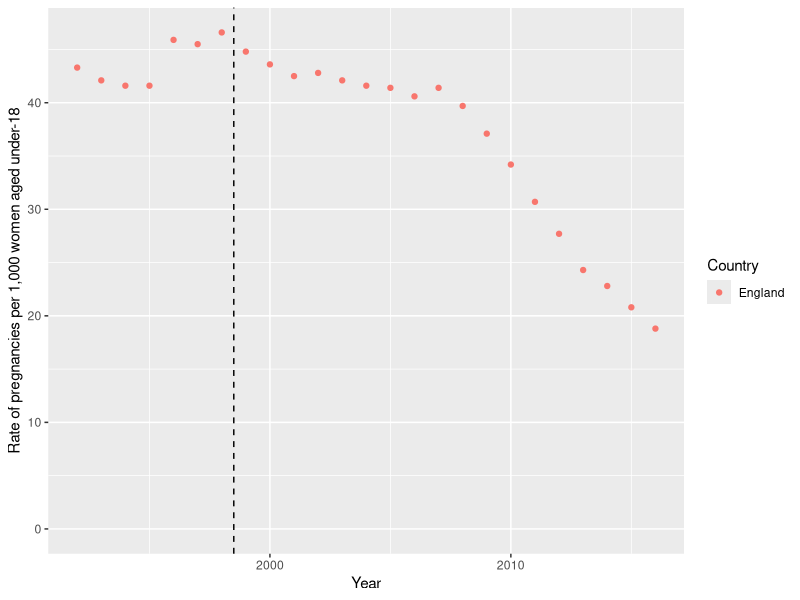
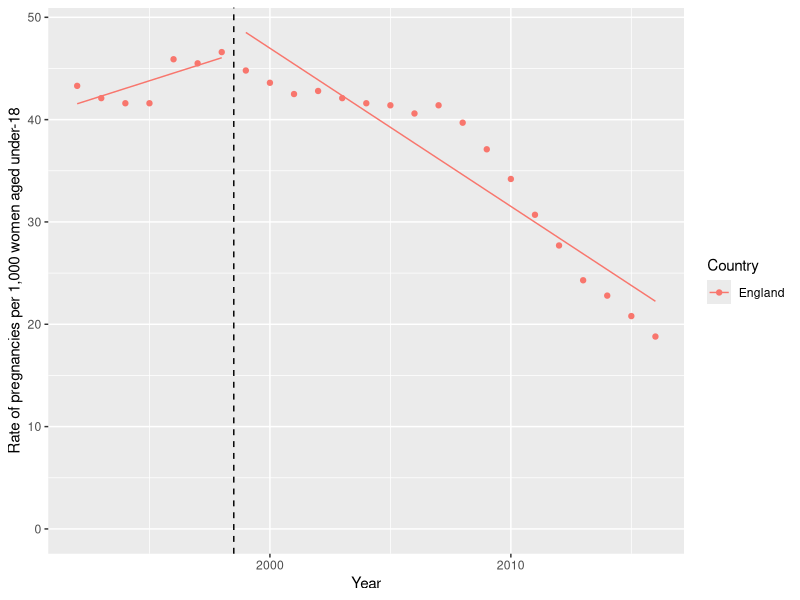
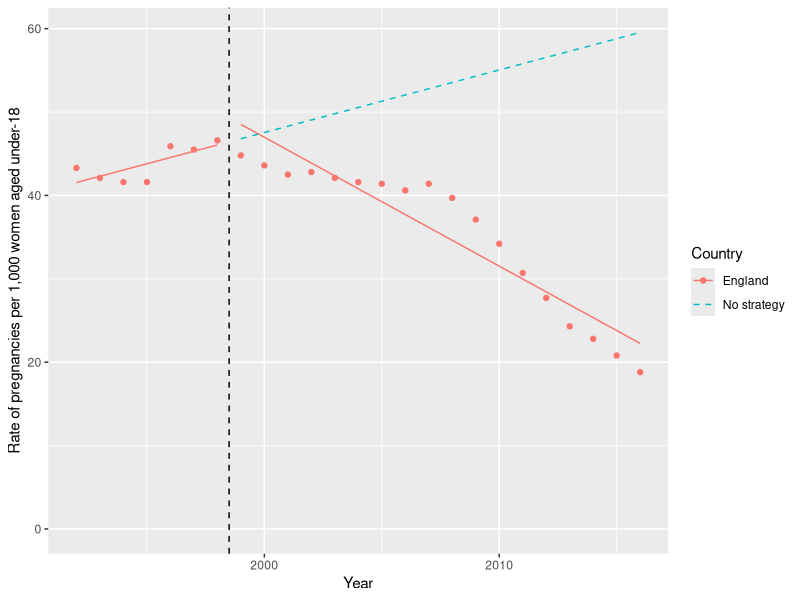
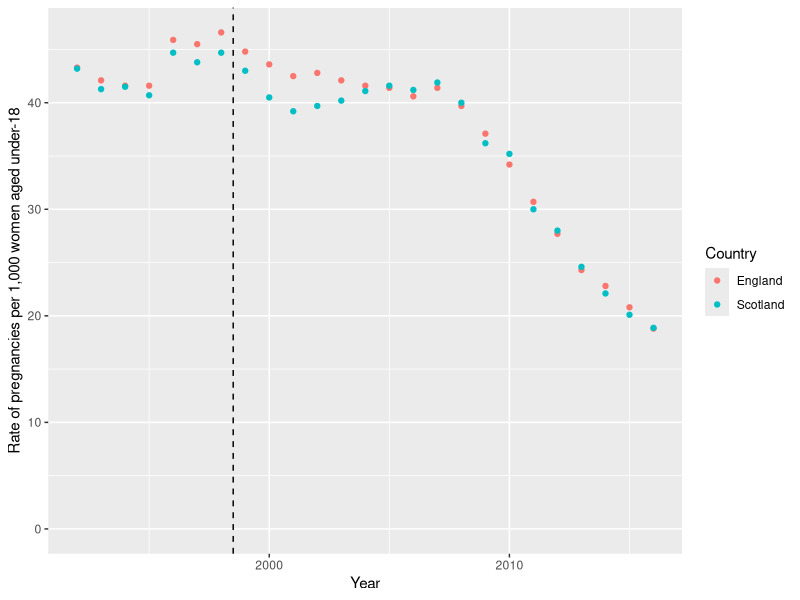
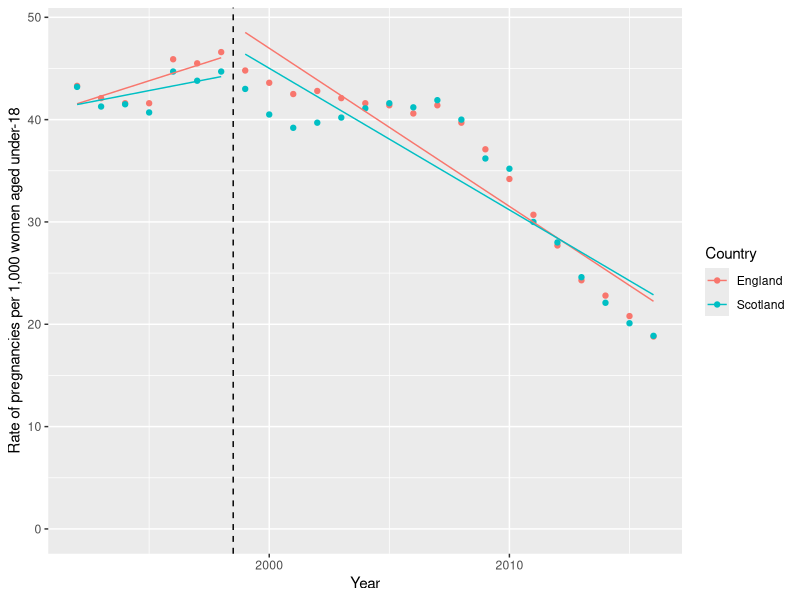
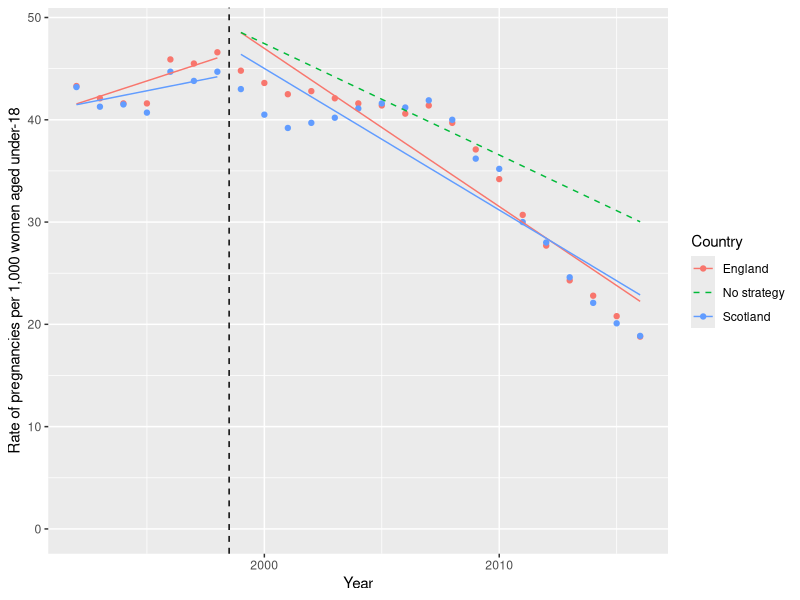

Recreate these plots in R, in order.
## ---- chunk 1
library(tidyverse)
knitr::opts_chunk$set(messages = FALSE)
## ---- chunk 2
england <- read_csv("data/England.csv")

england
## ---- chunk 3
eng_plot <- england %>% 
  ggplot(aes(x = Year, y = preg_rate, colour = Country)) +
  geom_point() +
  # Add in a line between 1998 and 1999 to mark Strategy launch
  geom_vline(xintercept = 1998.5, linetype = "dashed") +
  # Label to make axis clearer and include 0 in y axis range
  ylab("Rate of pregnancies per 1,000 women aged under-18") +
  ylim(0, NA)

eng_plot
## ---- chunk 4
england_its_data <- england %>% 
  mutate(
    Time = Year - 1991,
    Level = ifelse(Year >= 1999, 1, 0),
    Trend = ifelse(Year >= 1999, Year - 1998, 0)
  )

england_its_data
## ---- chunk 5

england_mod <- lm(preg_rate ~ Time + Level + Trend, data = england_its_data)

summary(england_mod)

## ---- chunk 6

eng_predict <- england_its_data %>% 
  mutate(fitted = predict(england_mod))

eng_predict_plot <- eng_plot + 
  geom_line(data = eng_predict, aes(y = fitted, group = Level))

eng_predict_plot

## ---- chunk 7

england_counterfactual <- england_its_data %>% 
  filter(Year >= 1999) %>% 
  mutate(Country = "No strategy",
         Level = 0,
         Trend = 0) %>% 
  mutate(fitted = predict(england_mod, newdata = .))

eng_predict_plot +
  geom_line(data = england_counterfactual, aes(y = fitted), linetype = "dashed")

## ---- chunk 8

scotland <- read_csv("data/Scotland.csv")

scotland
## ---- chunk 9

eng_scot_rates <- bind_rows(england, scotland)

# graph both countries together - hint: your code for your first scatter plot should work here!
eng_scot_plot <- eng_scot_rates %>% 
  ggplot(aes(x = Year, y = preg_rate, colour = Country)) +
  geom_point() +
  # Add in a line between 1998 and 1999 to mark Strategy launch
  geom_vline(xintercept = 1998.5, linetype = "dashed") +
  # Label to make axis clearer and include 0 in y axis range
  ylab("Rate of pregnancies per 1,000 women aged under-18") +
  ylim(0, NA)

eng_scot_plot

## ---- chunk 10

eng_scot_its <- eng_scot_rates %>% 
  mutate(
        Time = Year - 1991,
    Level = ifelse(Year >= 1999, 1, 0),
    Trend = ifelse(Year >= 1999, Year - 1998, 0),
    Group = ifelse(Country == "England", 1, 0),
    Group_time = Group * Time,
    Group_level = Group * Level,
    Group_trend = Group * Trend
  )

eng_scot_its

## ---- chunk 11

eng_scot_mod <-
  lm(preg_rate ~ Time + Group + Group_time + Level + Trend + Group_level + Group_trend,
     data = eng_scot_its
     )

summary(eng_scot_mod)
## ---- chunk 12

eng_scot_predict <- eng_scot_its %>% 
  mutate(fitted = predict(eng_scot_mod))

eng_scot_predict_plot <- eng_scot_plot + 
  geom_line(data = eng_scot_predict, aes(y = fitted, group = interaction(Level, Country), colour = Country))

eng_scot_predict_plot

## ---- chunk 13

eng_scot_counterfactual <- eng_scot_its %>%
  filter(Country == "England", Year >= 1999) %>%
  mutate(Country = "No strategy",
         Group_level = 0,
         Group_trend = 0) %>%
  mutate(fitted = predict(eng_scot_mod, newdata = .))

eng_scot_predict_plot +
  geom_line(data = eng_scot_counterfactual, aes(y = fitted), linetype = "dashed")

